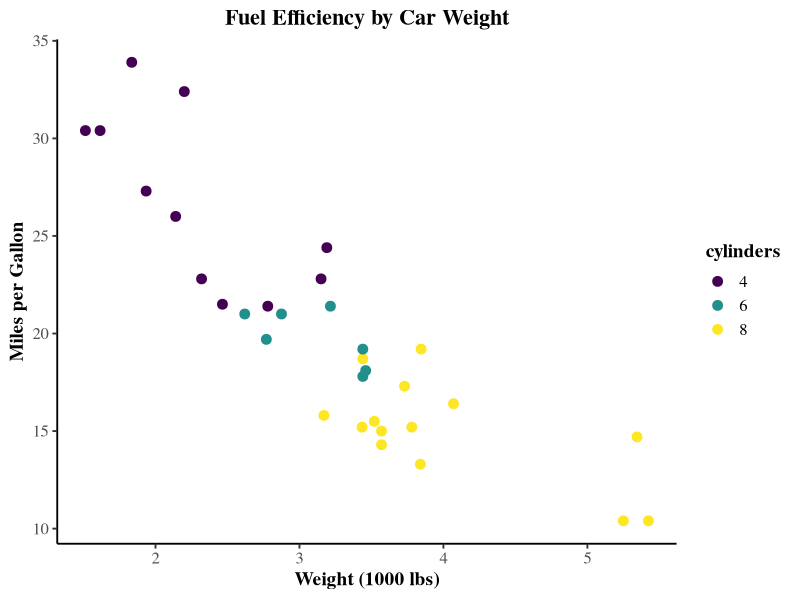

R code for this plot:
# Styling plots for publications

library(ggplot2)
# install.packages("ggthemes")
library(ggthemes)
install.packages("viridis")
library(viridis)

# Sample data loading
df = mtcars
df$cyl = as.factor(df$cyl)

# Styling plot
p = ggplot(df, aes(x = wt, y = mpg, colour = cyl)) +
  geom_point(size = 3) +
  scale_colour_viridis_d(name = "cylinders") +
  labs(
    title = "Fuel Efficiency by Car Weight",
    x = "Weight (1000 lbs)",
    y = "Miles per Gallon"
  ) +
  theme_classic(base_size = 14, base_family = "serif") +
  theme(plot.title = element_text(face = "bold", size = 16, hjust = 0.5),
        axis.title = element_text(face = "bold", size = 14),
        axis.text = element_text(size = 12),
        legend.position = "right",
        legend.title = element_text(face = "bold"),
        legend.text = element_text(size = 12)
        )

# Save the plot for publication
ggsave("publication_ggplot.png", p, width = 6, height = 4, dpi = 300)



